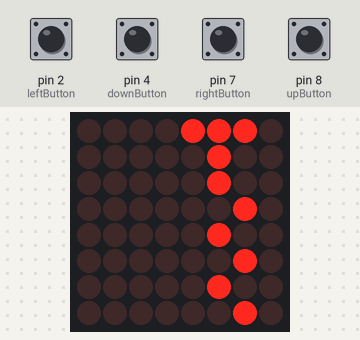
The sketch below on a simulated Arduino Uno, built with avr-gcc and run on an emulated ATmega328P. On the bench: 8×8 LED matrix. Wiring (inferred from the names in the program): MAX7219 LED driver (orientation assumed): data pin 11; clock pin 13; CS pin 10. The test bench sets the inputs (shaded band); at power-on: pin 2 (leftButton), pin 4 (downButton), pin 7 (rightButton), pin 8 (upButton) HIGH.

Above: at 1.28 s.
1.3 s: pin 2 (leftButton) pulled LOW for 0.15 s
At 1.4 s:
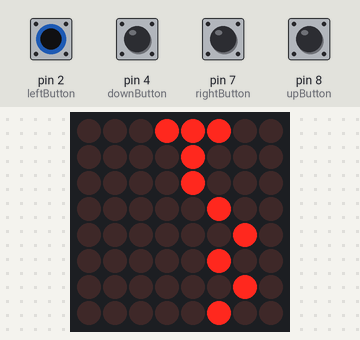
3.2 s: pin 8 (upButton) pulled LOW for 0.15 s
At 3.34 s:
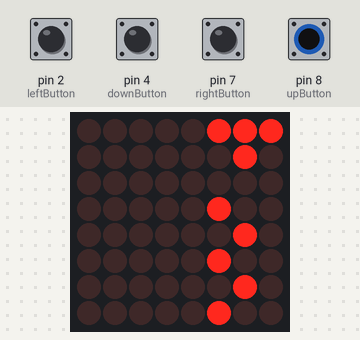
5.1 s: pin 7 (rightButton) pulled LOW for 0.15 s
At 5.17 s:
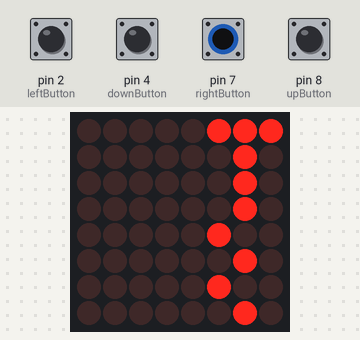
6.9 s: pin 2 (leftButton) pulled LOW for 1 s
At 7.12 s:
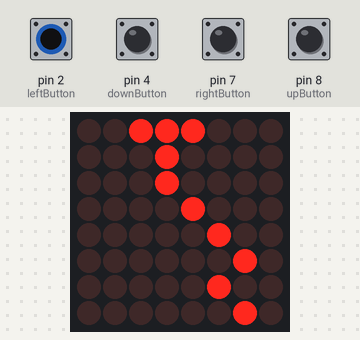
9.4 s: pin 8 (upButton) pulled LOW for 1 s
At 9.55 s:
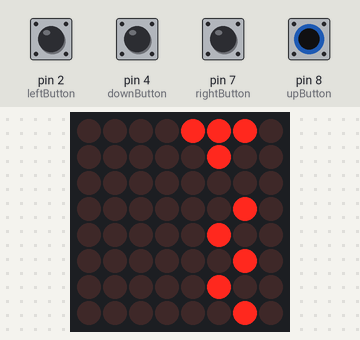
11.9 s: pin 7 (rightButton) pulled LOW for 1 s
At 12.66 s:
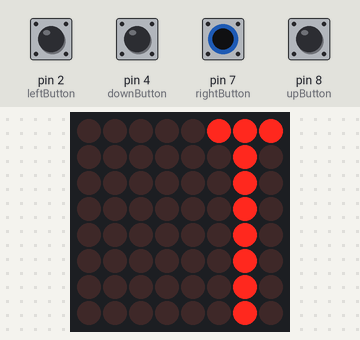

The sketch:

Space_Invaders.ino
```````````````````````````````````````````````````````````````````````cpp
#define dataIn 11
#define Clk_pin 13
#define Control_Signal 10
#define rightButton 7
#define leftButton 2
#define upButton 8
#define downButton 4

// project is unfinished, player movement and shooting have been solved
// must introduce enemy logic and game loss/win logic

//````````````````````````````````````````````````````````````````````
//sending info to max7219
void sendbyte(byte reg, byte data){

  digitalWrite(Control_Signal, LOW);

  shiftOut(dataIn, Clk_pin, MSBFIRST, reg);
  shiftOut(dataIn, Clk_pin, MSBFIRST, data);

  digitalWrite(Control_Signal, HIGH);
}

//setting up registers for max7219
void MAX7219_setup(){

  //check the max7219 datasheet for more info
  sendbyte(0x09, 0x00);
  sendbyte(0x0A, 0x04);
  sendbyte(0x0B, 0x07);
  sendbyte(0x0C, 0x01);
  sendbyte(0x0F,0x00);
}

//``````````````````````````````````````````````````````````````````````

enum element_Type{
  PLAYER = 0,
  ALIEN = 1,
};

struct gameElement{
  int8_t x_coord;
  int8_t y_coord;
  enum element_Type type;
  bool active;
};

struct gameElement Player[4];
// add something for enemies
struct gameElement Bullets[8];   // since an 8*8 is being used, can't fire too many bullets anyways, more efficient and safe
byte screen[8];
bool loseCondition = false;


//````````````````````````````````````````````````````

void clearMatrix(){

  for(int8_t i = 0; i < 8; i++){
    screen[i] = 0b00000000;
  }
}

void displayPattern(const byte pattern[8]){

  for (int8_t i = 0; i < 8; i++){

    sendbyte(i+1, pattern[i]);

  }
}

//````````````````````````````````````````````````````````````````

void makePlayer(){

  Player[0].x_coord = 3;
  Player[0].y_coord = 1;
  Player[1].x_coord = 2;
  Player[1].y_coord = 0;
  Player[2].x_coord = 3;
  Player[2].y_coord = 0;
  Player[3].x_coord = 4;
  Player[3].y_coord = 0;

  for(int i = 0; i < 4; i++){

    Player[i].active = true;

  }

}

void makeScreen(){
  // print player
  for(int i = 0; i < 4; i++){
    screen[Player[i].y_coord] |= (1 << Player[i].x_coord);
  }

  //print
  for(int i = 0; i < 8; i++){
    if(Bullets[i].active == true){
    screen[Bullets[i].y_coord] |= (1 << Bullets[i].x_coord);
    }
  }
}

void movePlayer(int8_t leftState, int8_t rightState){

  int8_t direction;
  if (leftState == HIGH && (Player[1].x_coord != 0)){
    direction = -1;
  }
  else if (rightState == HIGH && (Player[3].x_coord != 7)){
    direction = 1;
  }
  else{
    direction = 0;
  }
  for(int i = 0; i < 4; i++){
    Player[i].x_coord += direction;
  }
}

void shoot(struct gameElement shooter, int8_t direction){
  int8_t current_bullet = -1;

  for(int i = 0; i < 8; i++){
    if(Bullets[i].active == false){
      current_bullet = i;
      break;
    }
  }

  //in case none of the bullet spots were open
  if(current_bullet == -1){
    return;
  }

  else{
    Bullets[current_bullet].active = true;
    Bullets[current_bullet].x_coord = shooter.x_coord;
    Bullets[current_bullet].y_coord = shooter.y_coord + direction;
    Bullets[current_bullet].type = shooter.type;
  }
}

void moveBullets(){

  int8_t direction;

  for(int i = 0; i < 8; i++){
    if(Bullets[i].active == true){
      switch(Bullets[i].type){
        case 0:
          direction = 1;
          break;
        case 1:
          direction = -1;
          break;
      }

      Bullets[i].y_coord += direction;

      // if bullet passes the boundaries
      if(Bullets[i].y_coord > 7 || Bullets[i].y_coord < 0){
        Bullets[i].x_coord = 0;
        Bullets[i].y_coord = 0;
        Bullets[i].active = false;
      }
    }

  }
}


//`````````````````````````````````````````````````````````````````

void setup() {
  // put your setup code here, to run once:

  pinMode(dataIn, OUTPUT);
  pinMode(Clk_pin, OUTPUT);
  pinMode(Control_Signal, OUTPUT);
  pinMode(rightButton, INPUT_PULLUP);
  pinMode(leftButton, INPUT_PULLUP);
  pinMode(upButton, INPUT_PULLUP);
  pinMode(downButton,INPUT_PULLUP);
  MAX7219_setup();
  clearMatrix();

  //Make the player
  makePlayer();   //temporary fix for development, may be changed to better optimize code or introduce enemies (or seperate function will be implemented)
  for(int i = 0; i < 8; i++){
    Bullets[i].active = false;
  }

}


int8_t leftState = 0;
int8_t rightState = 0;
int8_t upState = 0;
int8_t downState = 0;

void loop() {
  // put your main code here, to run repeatedly:

  //`````````````````````````````````````````````````````````

  leftState = digitalRead(leftButton);
  rightState = digitalRead(rightButton);
  upState = digitalRead(upButton);
  downState = digitalRead(downButton);

  //````````````````````````````````````````````````````````
  if(loseCondition == false){
  clearMatrix();
  movePlayer(leftState, rightState);
  moveBullets();
  if(upState == HIGH){
    shoot(Player[0], 1);
  }
  makeScreen();
  displayPattern(screen);
  delay(120);
  }
  else{
    clearMatrix();
  }
}
```````````````````````````````````````````````````````````````````````

Measured:
- after the input at 1.3 s, the display: changes at once (image 1)
- after the input at 3.2 s, the display: changes after 0.09 s (image 2)
- after the input at 5.1 s, the display: changes at once (image 3)
- after the input at 6.9 s, the display: first changes at once (image 4 shows a later state)
- after the input at 9.4 s, the display: changes after 0.10 s (image 5)
- after the input at 11.9 s, the display: first changes at once (image 6 shows a later state)
